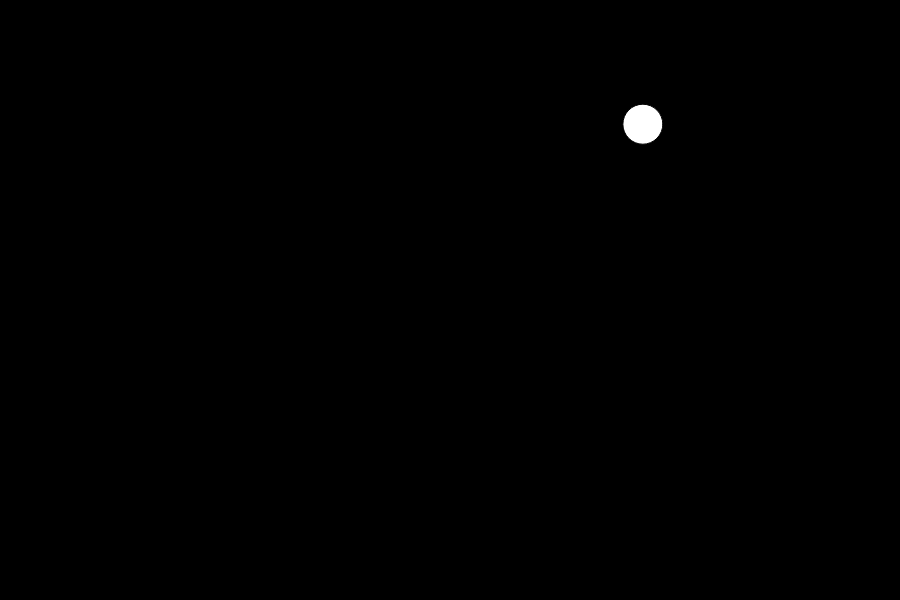
Frame 1 (no input)
Frame 60 (no input): identical to frame 1, image omitted
Frame 120 (the mouse pressed at the canvas centre since frame 60): identical to frame 1, image omitted

The p5.js sketch that drew this single still picture (run headless with seeded random() and noise() and a simulated clock; from frame 60 on, the mouse is pressed at the canvas centre):

// p5.js sketch
// ── sketch.js
var time = 0;
var tickler;

function setup() {
    createCanvas(900, 600);
    background(0);

    ellipse_diameter = 40;
    randomX = random(0, width);
    randomY = random(0, height);

    tickler = new Tickler(randomX, randomY, ellipse_diameter);
}

function draw() {
    background(0);
    tickler.draw();
    tickler.checkMouseHover();
}

class Tickler {
    constructor(x, y, diameter) {
        this.x = x;
        this.y = y;
        this.diameter = diameter;
    }

    draw() {
        ellipse(this.x, this.y, this.diameter, this.diameter);
    }

    checkMouseHover() {
        if (dist(mouseX, mouseY, randomX, randomY) < ellipse_diameter/2) {
            this.x += random(-3, 3);
            this.y += random(-3, 3);
        }
    }
}
